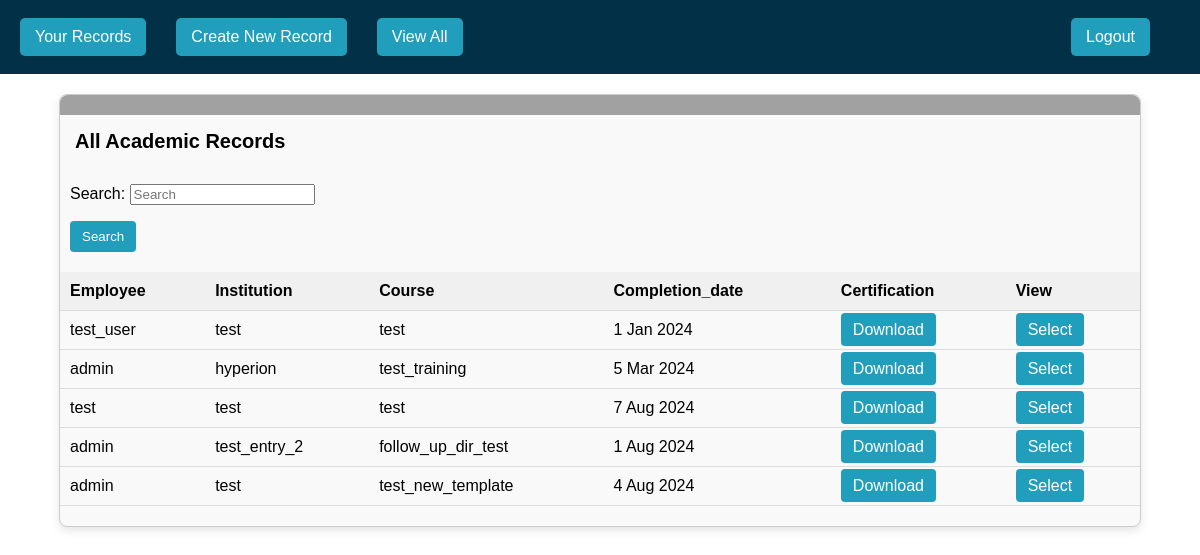
/all_records/ (signed in), run on an earlier commit of the app's database.
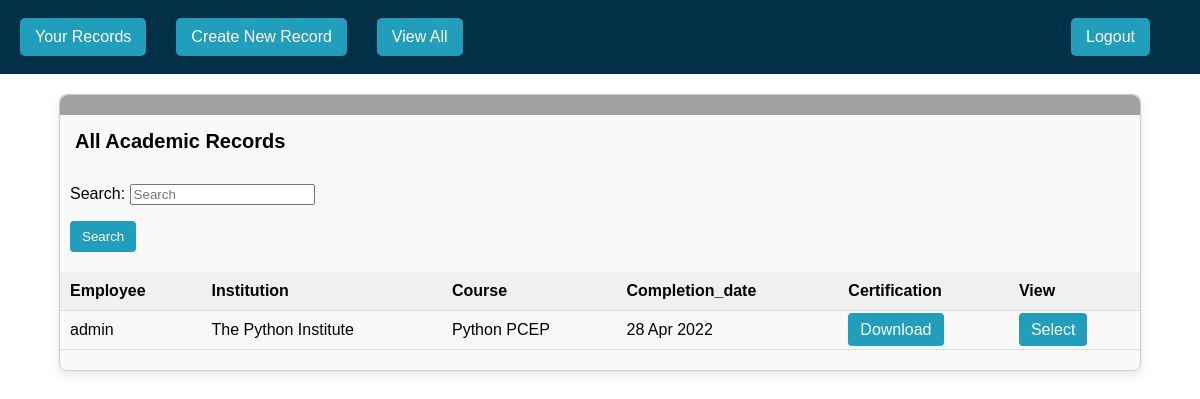
And on a later commit of the database.
### records/models.py (models this page shows, shortened)
class Record(models.Model):
    institution = models.CharField(max_length=100)
    course = models.CharField(max_length=100)
    completion_date = models.DateField()
    certification = models.FileField(upload_to="")
    user = models.ForeignKey(User, on_delete=models.CASCADE)

### records/views.py (the view)
# urls.py: path("all_records/", views.ViewAllRecords.as_view(), name="all_records"),
class ViewAllRecords(LoginRequiredMixin, SuperuserRequiredMixin, ListView):
    template_name = "records/view_records.html"
    model = Record
    context_object_name = "records"
    form_class = SearchRecordForm
    def get_queryset(self):
        queryset = self.model.objects.select_related("user")
        form = self.form_class(self.request.GET)
        if form.is_valid():
            query = form.cleaned_data.get("query")
            if query:
                queryset = queryset.filter(
                    Q(institution__icontains=query) |
                    Q(course__icontains=query) |
                    Q(user__username__icontains=query)
                )
        return queryset
    def get_context_data(self, **kwargs):
        context = super().get_context_data(**kwargs)
        context["admin_view"] = True
        context["fields"] = [
            field.name for field in (Record._meta.get_fields())[1:-1]
        ]
        context["fields"].insert(0, "employee")
        context["form"] = self.form_class(self.request.GET)
        return context

### records/forms.py
class SearchRecordForm(forms.ModelForm):
    query = forms.CharField(
        required=False,
        label="Search",
        widget=forms.TextInput(attrs={"placeholder": "Search"})
    )
    class Meta:
        model = Record
        fields = []

### records/views.py (called while the page is built)
    def test_func(self):
        return self.request.user.is_superuser

### records/templates/records/view_records.html (shortened to what this page needs)
{% extends "records/view_records_base.html" %}
{% block table_heading %}
    {% include "records/includes/validate_heading.html" %}
{% endblock %}

### records/templates/records/view_records_base.html (shortened to what this page needs)
{% extends "base.html" %}
{% load static %}
{% block styling %}
    <link rel="stylesheet" href="{% static 'records/css/records.css' %}">
{% endblock %}
{% block content %}
    <div class="browser-window">
        <div class="browser-header">
        </div>
        {% block table_heading %}{% endblock %}
        {% include "records/includes/search_form.html" %}
        {% include "records/includes/tabled_records.html" %}
    </div>
{% endblock %}

### templates/base.html (shortened to what this page needs)
{% load static %}
<!DOCTYPE html>
<html lang="en">
<head>
    <link rel="stylesheet" href="{% static 'css/project.css' %}">
    <link rel="stylesheet" href="{% static 'css/nav_bar.css' %}">
    {% block styling %}{% endblock %}
</head>
<body>
    {% include "includes/nav_bar.html" %}
    <div id="content-main" class="container">
        {% block content %}{% endblock %}
    </div>
</body>
</html>

### templates/includes/nav_bar.html (shortened to what this page needs)
<div id="navbar-container" class="container">
    <nav>
        <ul class="navigation">
            <li>
                <a id="navbar-btn-home" class="navbar-btn" href="{% url 'records:index' %}">Your Records</a>
            </li>
            <li class="navigation">
                <a id="navbar-btn-create" class="navbar-btn" href="{% url 'records:create' %}">Create New Record</a>
            </li>
            <li class="navigation">
                <a id="navbar-btn-view-all" class="navbar-btn" href="{% url 'records:all_records' %}">View All</a>
            </li>
        </ul>
        <ul id="logout">
            <li>
                <form id="logout-form" action="{% url 'users:logout' %}" method="POST">
                    <button type="submit" class="navbar-btn">Logout</button>
                </form>
            </li>
        </ul>
    </nav>
</div>

### records/templates/records/includes/validate_heading.html
{% if admin_view %}
    <h2>All Academic Records</h2>
{% else %}
    <h2>Your Academic Records</h2>
{% endif %}

### records/templates/records/includes/search_form.html
<form method="GET" action="" id="search-form">
    {{ form.as_p }}
    <button type="submit">Search</button>
</form>

### records/templates/records/includes/tabled_records.html
<table>
    {% include "records/includes/table_headers.html" %}
    <tbody>
        {% for record in records %}
            <tr>
                {% include "records/includes/validate_view.html" %}
                <td>{{ record.institution }}</td>
                <td>{{ record.course }}</td>
                <td>{{ record.completion_date }}</td>
                <td><a href="{{ record.certificate.url }}" download class="submit-btn">Download</a></td>
                <td><a href="{% url 'records:record' record.id %}">Select</a></td>
            </tr>
            {% empty %}
            {% include "records/includes/no_results.html" %}
        {% endfor %}
    </tbody>
</table>

### records/templates/records/includes/table_headers.html
<thead>
    <tr>
        {% for field in fields %}
            <th>
                {{ field|capfirst }}
            </th>
        {% endfor %}
        <th>View</th>
    </tr>
</thead>

### records/templates/records/includes/validate_view.html
{% if admin_view %}
    <td>{{ record.user.username }}</td>
{% endif %}

### static/css/project.css (style rules this page uses)
html, body { margin: 0; padding: 0; font-family: sans-serif; }

### static/css/nav_bar.css (style rules this page uses)
#navbar-container { background-color: #023047; padding: 18px 20px; font-weight: 500; width: 100%; box-sizing: border-box; }
#navbar-container nav { display: flex; justify-content: space-between; align-items: center; }
.navigation { list-style-type: none; margin: 0; padding: 0; display: flex; align-items: center; }
#logout { list-style-type: none; margin: 0; padding: 0; display: flex; align-items: center; }
#navbar-container nav ul li { margin-right: 30px; display: inline-block; }
.navbar-btn { color: #ffffff; text-decoration: none; background-color: #219EBC; padding: 10px 15px; border-radius: 5px; border: none; font-size: 16px; cursor: pointer; transition: background-color 0.3s ease; display: inline-block; text-align: center; }
#logout-form { display: inline-block; margin: 0; padding: 0; }

### records/static/records/css/records.css (style rules this page uses)
.browser-window { border: 1px solid #ccc; border-radius: 8px; background-color: #f9f9f9; width: 90%; margin: 20px auto; box-shadow: 0 4px 10px rgba(0, 0, 0, 0.1); }
.browser-window h2 { padding: 15px; font-size: 20px; margin: 0; }
.browser-window table { width: 100%; border-collapse: collapse; margin: 20px 0; }
.browser-window table th, .browser-window table td { padding: 10px; text-align: left; border-bottom: 1px solid #ddd; }
.browser-window table th { background-color: #f0f0f0; }
.browser-window button, a { padding: 8px 12px; background-color: #219EBC; color: white; text-decoration: none; border: none; border-radius: 4px; cursor: pointer; }
.browser-header { display: flex; align-items: center; background-color: #a1a1a1; padding: 10px; border-top-left-radius: 8px; border-top-right-radius: 8px; }
#search-form { margin-left: 10px; }

What changed in the data, as far as the page shows it:
removed Record: user.username "test_user", institution "test", course "test", completion_date "1 Jan 2024"
removed Record: user.username "admin", institution "hyperion", course "test_training", completion_date "5 Mar 2024"
removed Record: user.username "test", institution "test", course "test", completion_date "7 Aug 2024"
removed Record: user.username "admin", institution "test_entry_2", course "follow_up_dir_test", completion_date "1 Aug 2024"
removed Record: user.username "admin", institution "test", course "test_new_template", completion_date "4 Aug 2024"
added Record: user.username "admin", institution "The Python Institute", course "Python PCEP", completion_date "28 Apr 2022"
